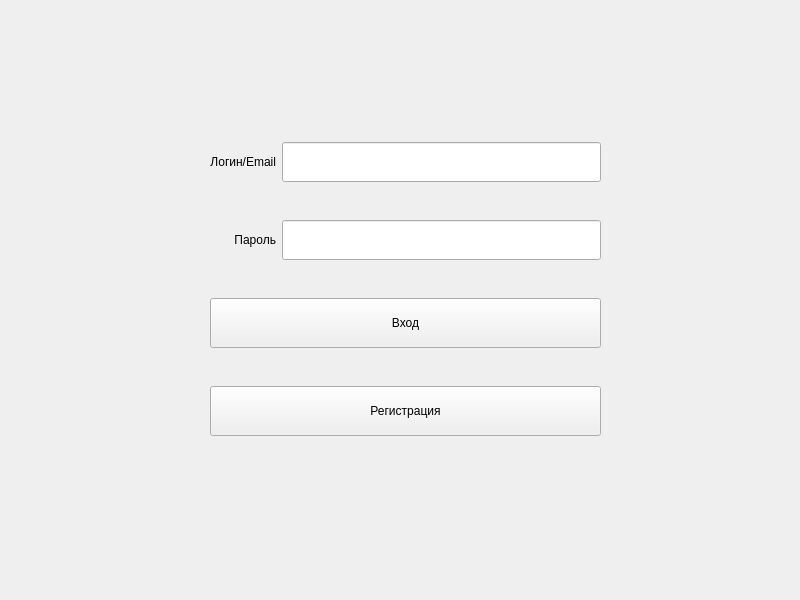
<?xml version="1.0" encoding="UTF-8"?>
<ui version="4.0">
 <class>AuthentificationWindow</class>
 <widget class="QWidget" name="AuthentificationWindow">
  <property name="geometry">
   <rect>
    <x>0</x>
    <y>0</y>
    <width>800</width>
    <height>600</height>
   </rect>
  </property>
  <property name="windowTitle">
   <string>Form</string>
  </property>
  <widget class="QWidget" name="gridLayoutWidget">
   <property name="geometry">
    <rect>
     <x>210</x>
     <y>110</y>
     <width>391</width>
     <height>361</height>
    </rect>
   </property>
   <layout class="QGridLayout" name="layout">
    <item row="1" column="1">
     <widget class="QLineEdit" name="passLineEdit">
      <property name="minimumSize">
       <size>
        <width>0</width>
        <height>40</height>
       </size>
      </property>
      <property name="font">
       <font>
        <family>Yu Gothic</family>
        <pointsize>10</pointsize>
       </font>
      </property>
      <property name="clearButtonEnabled">
       <bool>true</bool>
      </property>
     </widget>
    </item>
    <item row="0" column="0">
     <widget class="QLabel" name="loginLabel">
      <property name="sizePolicy">
       <sizepolicy hsizetype="Preferred" vsizetype="Fixed">
        <horstretch>0</horstretch>
        <verstretch>0</verstretch>
       </sizepolicy>
      </property>
      <property name="minimumSize">
       <size>
        <width>0</width>
        <height>40</height>
       </size>
      </property>
      <property name="text">
       <string>Логин/Email</string>
      </property>
      <property name="alignment">
       <set>Qt::AlignRight|Qt::AlignTrailing|Qt::AlignVCenter</set>
      </property>
     </widget>
    </item>
    <item row="2" column="0" colspan="2">
     <widget class="QPushButton" name="authentificationButton">
      <property name="minimumSize">
       <size>
        <width>0</width>
        <height>50</height>
       </size>
      </property>
      <property name="text">
       <string>Вход</string>
      </property>
     </widget>
    </item>
    <item row="1" column="0">
     <widget class="QLabel" name="passLabel">
      <property name="sizePolicy">
       <sizepolicy hsizetype="Preferred" vsizetype="Fixed">
        <horstretch>0</horstretch>
        <verstretch>0</verstretch>
       </sizepolicy>
      </property>
      <property name="minimumSize">
       <size>
        <width>0</width>
        <height>40</height>
       </size>
      </property>
      <property name="text">
       <string>Пароль</string>
      </property>
      <property name="alignment">
       <set>Qt::AlignRight|Qt::AlignTrailing|Qt::AlignVCenter</set>
      </property>
     </widget>
    </item>
    <item row="0" column="1">
     <widget class="QLineEdit" name="loginLineEdit">
      <property name="minimumSize">
       <size>
        <width>0</width>
        <height>40</height>
       </size>
      </property>
      <property name="font">
       <font>
        <family>Yu Gothic</family>
        <pointsize>10</pointsize>
       </font>
      </property>
      <property name="clearButtonEnabled">
       <bool>true</bool>
      </property>
     </widget>
    </item>
    <item row="3" column="0" colspan="2">
     <widget class="QPushButton" name="registrationButton">
      <property name="minimumSize">
       <size>
        <width>0</width>
        <height>50</height>
       </size>
      </property>
      <property name="text">
       <string>Регистрация</string>
      </property>
     </widget>
    </item>
   </layout>
  </widget>
 </widget>
 <resources/>
 <connections/>
</ui>
